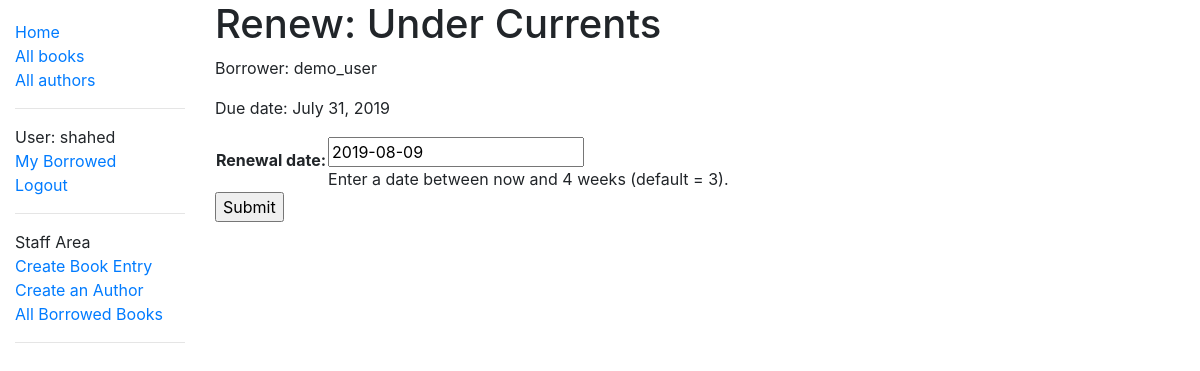
Screenshot of /catalog/book/fd73200e-7858-4063-bfbf-426518a2565d/renew/ (signed in) with the database file from the repository.
### catalog/models.py (models this page shows, shortened)
class BookInstance(models.Model):
    id = models.UUIDField(primary_key=True, default=uuid.uuid4,
                          help_text='Unique ID for this particular book across whole library')
    book = models.ForeignKey('Book', on_delete=models.SET_NULL, null=True)
    imprint = models.CharField(max_length=200)
    due_back = models.DateField(null=True, blank=True)
    LOAN_STATUS = (
        ('m', 'Maintainance'),
        ('o', 'On loan'),
        ('a', 'Available'),
        ('r', 'Reversed')
    )
    status = models.CharField(
        max_length=1,
        choices=LOAN_STATUS,
        blank=True,
        default='m',
        help_text='Book availability',
    )
    borrower = models.ForeignKey(User, on_delete=models.SET_NULL, null=True, blank=True)
    class Meta:
        ordering = ['due_back']
        permissions = (('can_mark_returned', 'Set book as returned'),)
    @property
    def is_overdue(self):
        if self.due_back and date.today() > self.due_back:
            return True
        else:
            return False

class Book(models.Model):
    title = models.CharField(max_length=200)
    author = models.ForeignKey('Author', on_delete=models.SET_NULL, null=True)
    summary = models.TextField(
        max_length=1000, help_text='Enter a brief description of the book')
    isbn = models.CharField(
        'ISBN', max_length=13, help_text='13 character <a href="https://www.isbn-international.org/content/what-isbn">ISBN number</a>')
    genre = models.ManyToManyField(
        Genre, help_text='Select a genre for this book')
    language = models.ManyToManyField(
        Language, help_text='Select a language for this book')
    def display_genre(self):
        """Create a string for the Genre. This is required to display genre in Admin"""
        return ','.join(genre.name for genre in self.genre.all()[:3])
    display_genre.short_description = 'Genre of Book'

### catalog/views.py (the view)
# urls.py: path('book/<uuid:pk>/renew/', views.renew_book_librarian, name='renew-book-librarian'),
@permission_required('catalog.can_mark_returned')
def renew_book_librarian(request, pk):
    book_instance = get_object_or_404(BookInstance, pk=pk)
    if request.method == 'POST':
        form = RenewBookForm(request.POST)
        if form.is_valid():
            book_instance.due_back = form.cleaned_data['renewal_date']
            book_instance.save()
            return HttpResponseRedirect(reverse('all-borrowed'))
    else:
        proposed_renewal_date = datetime.date.today() + datetime.timedelta(weeks=3)
        form = RenewBookForm(initial={'renewal_date': proposed_renewal_date})
    context = {
        'form': form,
        'book_instance': book_instance,
    }
    return render(request, 'book_renew_librarian.html', context)

### catalog/forms.py (shortened to what this page needs)
class RenewBookForm(forms.Form):
    renewal_date = forms.DateField(help_text="Enter a date between now and 4 weeks (default = 3).")

### catalog/templates/book_renew_librarian.html (shortened to what this page needs)
{% extends "base_generic.html" %}
{% block content %}
  <h1>Renew: {{ book_instance.book.title }}</h1>
  <p>Borrower: {{ book_instance.borrower }}</p>
  <p{% if book_instance.is_overdue %} class="text-danger"{% endif %}>Due date: {{ book_instance.due_back }}</p>
  <form action="" method="post">
    <table>
    {{ form.as_table }}
    </table>
    <input type="submit" value="Submit">
  </form>
{% endblock %}

### catalog/templates/base_generic.html (shortened to what this page needs)
<!DOCTYPE html>
<html lang="en">
  <head>
    <link
      rel="stylesheet"
      href="https://stackpath.bootstrapcdn.com/bootstrap/4.1.3/css/bootstrap.min.css"
    />
    {% load static %}
    <link rel="stylesheet" href="{% static 'css/styles.css' %}" />
  </head>
  <body>
    <div class="container-fluid">
      <div class="row">
        <div class="col-sm-2">
          {% block sidebar %}
          <ul class="sidebar-nav">
            <li><a href="{% url 'index' %}">Home</a></li>
            <li><a href="{% url 'books' %}">All books</a></li>
            <li><a href="{% url 'authors' %}">All authors</a></li>
            <hr>
            {% if user.is_authenticated and user.is_staff %}
              <li>User: {{ user.get_username }}</li>
              <li><a href="{% url 'my-borrowed' %}">My Borrowed</a></li>
              <li><a href="{% url 'logout'%}?next={{request.path}}">Logout</a></li>
              <hr>
              <li>Staff Area</li-create>
              <li><a href="{% url 'book_create' %}">Create Book Entry</a></li>
              <li><a href="{% url 'author_create' %}">Create an Author</a></li>
              <li><a href="{% url 'all-borrowed' %}">All Borrowed Books</a></li>
            {% elif user.is_authenticated %}
              <li>User: {{ user.get_username }}</li>
              <li><a href="{% url 'my-borrowed' %}">My Borrowed</a></li>
              <li><a href="{% url 'logout'%}?next={{request.path}}">Logout</a></li>
            {% else %}
              <li><a href="{% url 'login'%}?next={{request.path}}">Login</a></li>
            {% endif %}
            <hr>
          </ul>
          {% endblock %}
        </div>
        <div class="col-sm-10 ">{% block content %}{% endblock %}
        </div>
      </div>
    </div>
  </body>
</html>

### catalog/static/css/styles.css (style rules this page uses)
.sidebar-nav { margin-top: 20px; padding: 0; list-style: none; }

### rows the page displays
BookInstance: book "Under Currents", borrower "demo_user", due_back "July 31, 2019"

### other values shown
{{ user.get_username }} "shahed"
